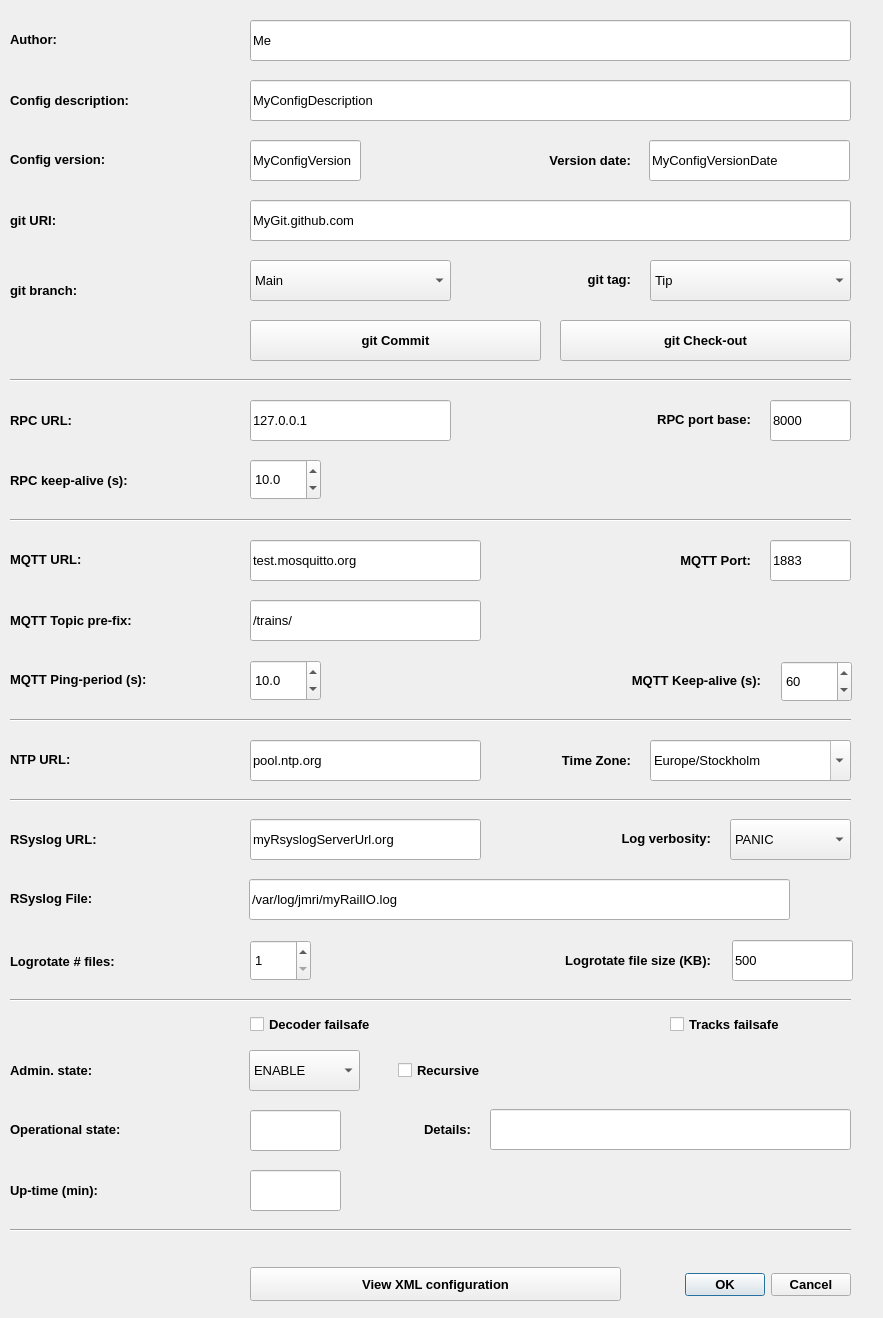
<?xml version="1.0" encoding="UTF-8"?>
<ui version="4.0">
 <class>genJMRServerDialog</class>
 <widget class="QDialog" name="genJMRServerDialog">
  <property name="windowModality">
   <enum>Qt::NonModal</enum>
  </property>
  <property name="geometry">
   <rect>
    <x>0</x>
    <y>0</y>
    <width>883</width>
    <height>1318</height>
   </rect>
  </property>
  <property name="focusPolicy">
   <enum>Qt::StrongFocus</enum>
  </property>
  <property name="windowTitle">
   <string>MyRailIO server</string>
  </property>
  <property name="windowIcon">
   <iconset>
    <normaloff>../icons/server.png</normaloff>../icons/server.png</iconset>
  </property>
  <widget class="QLabel" name="authorLabel">
   <property name="geometry">
    <rect>
     <x>10</x>
     <y>19</y>
     <width>211</width>
     <height>41</height>
    </rect>
   </property>
   <property name="font">
    <font>
     <pointsize>10</pointsize>
     <weight>75</weight>
     <bold>true</bold>
    </font>
   </property>
   <property name="whatsThis">
    <string>&lt;html&gt;&lt;head/&gt;&lt;body&gt;&lt;p&gt;&lt;span style=&quot; font-weight:400;&quot;&gt;MyRailIO configuration author&lt;/span&gt;&lt;/p&gt;&lt;/body&gt;&lt;/html&gt;</string>
   </property>
   <property name="text">
    <string>Author:</string>
   </property>
  </widget>
  <widget class="QLabel" name="descriptionLabel">
   <property name="geometry">
    <rect>
     <x>10</x>
     <y>80</y>
     <width>211</width>
     <height>41</height>
    </rect>
   </property>
   <property name="font">
    <font>
     <pointsize>10</pointsize>
     <weight>75</weight>
     <bold>true</bold>
    </font>
   </property>
   <property name="whatsThis">
    <string>&lt;html&gt;&lt;head/&gt;&lt;body&gt;&lt;p&gt;&lt;span style=&quot; font-weight:400;&quot;&gt;MyRailIO configuration description&lt;/span&gt;&lt;/p&gt;&lt;/body&gt;&lt;/html&gt;</string>
   </property>
   <property name="text">
    <string>Config description:</string>
   </property>
  </widget>
  <widget class="QLabel" name="versionLabel">
   <property name="geometry">
    <rect>
     <x>10</x>
     <y>139</y>
     <width>211</width>
     <height>41</height>
    </rect>
   </property>
   <property name="font">
    <font>
     <pointsize>10</pointsize>
     <weight>75</weight>
     <bold>true</bold>
    </font>
   </property>
   <property name="whatsThis">
    <string>&lt;html&gt;&lt;head/&gt;&lt;body&gt;&lt;p&gt;Configuration version - also used as part of a git commit message&lt;/p&gt;&lt;/body&gt;&lt;/html&gt;</string>
   </property>
   <property name="text">
    <string>Config version:</string>
   </property>
  </widget>
  <widget class="QLabel" name="ntpUrlLabel">
   <property name="geometry">
    <rect>
     <x>10</x>
     <y>739</y>
     <width>171</width>
     <height>41</height>
    </rect>
   </property>
   <property name="font">
    <font>
     <pointsize>10</pointsize>
     <weight>75</weight>
     <bold>true</bold>
    </font>
   </property>
   <property name="whatsThis">
    <string>&lt;html&gt;&lt;head/&gt;&lt;body&gt;&lt;p&gt;MyRailIO NTP server URL&lt;/p&gt;&lt;/body&gt;&lt;/html&gt;</string>
   </property>
   <property name="text">
    <string>NTP URL:</string>
   </property>
  </widget>
  <widget class="QLabel" name="timeZoneLabel">
   <property name="geometry">
    <rect>
     <x>490</x>
     <y>740</y>
     <width>141</width>
     <height>41</height>
    </rect>
   </property>
   <property name="font">
    <font>
     <pointsize>10</pointsize>
     <weight>75</weight>
     <bold>true</bold>
    </font>
   </property>
   <property name="whatsThis">
    <string>&lt;html&gt;&lt;head/&gt;&lt;body&gt;&lt;p&gt;&lt;span style=&quot; font-weight:400;&quot;&gt;MyRailIO Time Zone&lt;/span&gt;&lt;/p&gt;&lt;/body&gt;&lt;/html&gt;</string>
   </property>
   <property name="text">
    <string>Time Zone:</string>
   </property>
   <property name="alignment">
    <set>Qt::AlignRight|Qt::AlignTrailing|Qt::AlignVCenter</set>
   </property>
  </widget>
  <widget class="QLabel" name="rsyslogUrlLabel">
   <property name="geometry">
    <rect>
     <x>10</x>
     <y>819</y>
     <width>211</width>
     <height>41</height>
    </rect>
   </property>
   <property name="font">
    <font>
     <pointsize>10</pointsize>
     <weight>75</weight>
     <bold>true</bold>
    </font>
   </property>
   <property name="whatsThis">
    <string>&lt;html&gt;&lt;head/&gt;&lt;body&gt;&lt;p&gt;MyRailIO RSyslog server URL&lt;/p&gt;&lt;/body&gt;&lt;/html&gt;</string>
   </property>
   <property name="text">
    <string>RSyslog URL:</string>
   </property>
  </widget>
  <widget class="QLabel" name="mqttPinPeriodLabel">
   <property name="geometry">
    <rect>
     <x>10</x>
     <y>659</y>
     <width>231</width>
     <height>41</height>
    </rect>
   </property>
   <property name="font">
    <font>
     <pointsize>10</pointsize>
     <weight>75</weight>
     <bold>true</bold>
    </font>
   </property>
   <property name="whatsThis">
    <string>&lt;html&gt;&lt;head/&gt;&lt;body&gt;&lt;p&gt;MyRailIO MQTT end to end Ping supervision period (supervision of decoders and satellites)&lt;/p&gt;&lt;/body&gt;&lt;/html&gt;</string>
   </property>
   <property name="text">
    <string>MQTT Ping-period (s):</string>
   </property>
  </widget>
  <widget class="QLabel" name="dateLabel">
   <property name="geometry">
    <rect>
     <x>370</x>
     <y>140</y>
     <width>261</width>
     <height>41</height>
    </rect>
   </property>
   <property name="font">
    <font>
     <pointsize>10</pointsize>
     <weight>75</weight>
     <bold>true</bold>
    </font>
   </property>
   <property name="whatsThis">
    <string>&lt;html&gt;&lt;head/&gt;&lt;body&gt;&lt;p&gt;Configuration date - also used as part of a git commit message&lt;/p&gt;&lt;/body&gt;&lt;/html&gt;</string>
   </property>
   <property name="text">
    <string>Version date:</string>
   </property>
   <property name="alignment">
    <set>Qt::AlignRight|Qt::AlignTrailing|Qt::AlignVCenter</set>
   </property>
  </widget>
  <widget class="QLineEdit" name="authorLineEdit">
   <property name="geometry">
    <rect>
     <x>250</x>
     <y>20</y>
     <width>601</width>
     <height>41</height>
    </rect>
   </property>
   <property name="font">
    <font>
     <pointsize>10</pointsize>
    </font>
   </property>
   <property name="toolTip">
    <string/>
   </property>
   <property name="toolTipDuration">
    <number>10</number>
   </property>
   <property name="whatsThis">
    <string>&lt;html&gt;&lt;head/&gt;&lt;body&gt;&lt;p&gt;Configuration author - also used as part of a git commit message&lt;/p&gt;&lt;/body&gt;&lt;/html&gt;</string>
   </property>
   <property name="text">
    <string>Me</string>
   </property>
  </widget>
  <widget class="QLineEdit" name="descriptionLineEdit">
   <property name="geometry">
    <rect>
     <x>250</x>
     <y>80</y>
     <width>601</width>
     <height>41</height>
    </rect>
   </property>
   <property name="font">
    <font>
     <pointsize>10</pointsize>
    </font>
   </property>
   <property name="toolTip">
    <string/>
   </property>
   <property name="toolTipDuration">
    <number>10</number>
   </property>
   <property name="whatsThis">
    <string>&lt;html&gt;&lt;head/&gt;&lt;body&gt;&lt;p&gt;Configuration description - also used as part of a git commit message&lt;/p&gt;&lt;/body&gt;&lt;/html&gt;</string>
   </property>
   <property name="text">
    <string>MyConfigDescription</string>
   </property>
  </widget>
  <widget class="QLineEdit" name="versionLineEdit">
   <property name="geometry">
    <rect>
     <x>250</x>
     <y>140</y>
     <width>111</width>
     <height>41</height>
    </rect>
   </property>
   <property name="font">
    <font>
     <pointsize>10</pointsize>
    </font>
   </property>
   <property name="toolTip">
    <string>&lt;html&gt;&lt;head/&gt;&lt;body&gt;&lt;p&gt;Configuration version - also used as part of a git commit message&lt;/p&gt;&lt;/body&gt;&lt;/html&gt;</string>
   </property>
   <property name="toolTipDuration">
    <number>10</number>
   </property>
   <property name="whatsThis">
    <string>&lt;html&gt;&lt;head/&gt;&lt;body&gt;&lt;p&gt;Configuration version - also used as part of a git commit message&lt;/p&gt;&lt;/body&gt;&lt;/html&gt;</string>
   </property>
   <property name="text">
    <string>MyConfigVersion</string>
   </property>
  </widget>
  <widget class="QLineEdit" name="dateLineEdit">
   <property name="geometry">
    <rect>
     <x>649</x>
     <y>140</y>
     <width>201</width>
     <height>41</height>
    </rect>
   </property>
   <property name="font">
    <font>
     <pointsize>10</pointsize>
    </font>
   </property>
   <property name="toolTip">
    <string/>
   </property>
   <property name="toolTipDuration">
    <number>10</number>
   </property>
   <property name="whatsThis">
    <string>&lt;html&gt;&lt;head/&gt;&lt;body&gt;&lt;p&gt;Configuration date - also used as part of a git commit message&lt;/p&gt;&lt;/body&gt;&lt;/html&gt;</string>
   </property>
   <property name="text">
    <string>MyConfigVersionDate</string>
   </property>
  </widget>
  <widget class="QLineEdit" name="ntpLineEdit">
   <property name="geometry">
    <rect>
     <x>250</x>
     <y>740</y>
     <width>231</width>
     <height>41</height>
    </rect>
   </property>
   <property name="font">
    <font>
     <pointsize>10</pointsize>
    </font>
   </property>
   <property name="toolTip">
    <string>NTP server URL</string>
   </property>
   <property name="toolTipDuration">
    <number>10</number>
   </property>
   <property name="whatsThis">
    <string>&lt;html&gt;&lt;head/&gt;&lt;body&gt;&lt;p&gt;MyRailIO NTP server URL&lt;/p&gt;&lt;/body&gt;&lt;/html&gt;</string>
   </property>
   <property name="text">
    <string>pool.ntp.org</string>
   </property>
  </widget>
  <widget class="QLineEdit" name="rsyslogUrlLineEdit">
   <property name="geometry">
    <rect>
     <x>250</x>
     <y>819</y>
     <width>231</width>
     <height>41</height>
    </rect>
   </property>
   <property name="font">
    <font>
     <pointsize>10</pointsize>
    </font>
   </property>
   <property name="toolTip">
    <string/>
   </property>
   <property name="toolTipDuration">
    <number>10</number>
   </property>
   <property name="whatsThis">
    <string>&lt;html&gt;&lt;head/&gt;&lt;body&gt;&lt;p&gt;MyRailIO RSyslog server URL&lt;/p&gt;&lt;/body&gt;&lt;/html&gt;</string>
   </property>
   <property name="text">
    <string>myRsyslogServerUrl.org</string>
   </property>
  </widget>
  <widget class="QCheckBox" name="decoderFailSafeCheckBox">
   <property name="geometry">
    <rect>
     <x>250</x>
     <y>1004</y>
     <width>251</width>
     <height>41</height>
    </rect>
   </property>
   <property name="font">
    <font>
     <pointsize>10</pointsize>
     <weight>75</weight>
     <bold>true</bold>
    </font>
   </property>
   <property name="toolTip">
    <string/>
   </property>
   <property name="toolTipDuration">
    <number>10</number>
   </property>
   <property name="whatsThis">
    <string>&lt;html&gt;&lt;head/&gt;&lt;body&gt;&lt;p&gt;Set all decoders- and decoder's objects in fail-safe if an error exists - no matter where in the object hierarchy the error resides&lt;/p&gt;&lt;/body&gt;&lt;/html&gt;</string>
   </property>
   <property name="text">
    <string>Decoder failsafe</string>
   </property>
  </widget>
  <widget class="QCheckBox" name="trackFailSafeCheckBox">
   <property name="geometry">
    <rect>
     <x>670</x>
     <y>1004</y>
     <width>191</width>
     <height>41</height>
    </rect>
   </property>
   <property name="font">
    <font>
     <pointsize>10</pointsize>
     <weight>75</weight>
     <bold>true</bold>
    </font>
   </property>
   <property name="toolTip">
    <string/>
   </property>
   <property name="toolTipDuration">
    <number>10</number>
   </property>
   <property name="whatsThis">
    <string>&lt;html&gt;&lt;head/&gt;&lt;body&gt;&lt;p&gt;Turnoff track power if an error exist - no matter where in the object hierarchy the error resides&lt;/p&gt;&lt;/body&gt;&lt;/html&gt;</string>
   </property>
   <property name="text">
    <string>Tracks failsafe</string>
   </property>
  </widget>
  <widget class="QComboBox" name="logVerbosityComboBox">
   <property name="geometry">
    <rect>
     <x>730</x>
     <y>819</y>
     <width>121</width>
     <height>41</height>
    </rect>
   </property>
   <property name="font">
    <font>
     <pointsize>10</pointsize>
    </font>
   </property>
   <property name="toolTip">
    <string/>
   </property>
   <property name="toolTipDuration">
    <number>10</number>
   </property>
   <property name="whatsThis">
    <string>&lt;html&gt;&lt;head/&gt;&lt;body&gt;&lt;p&gt;&lt;span style=&quot; font-weight:400;&quot;&gt;MyRailIO Log verbosity&lt;/span&gt;&lt;/p&gt;&lt;/body&gt;&lt;/html&gt;</string>
   </property>
   <item>
    <property name="text">
     <string>PANIC</string>
    </property>
   </item>
   <item>
    <property name="text">
     <string>ERROR</string>
    </property>
   </item>
   <item>
    <property name="text">
     <string>INFO</string>
    </property>
   </item>
   <item>
    <property name="text">
     <string>TERSE</string>
    </property>
   </item>
   <item>
    <property name="text">
     <string>VERBOSE</string>
    </property>
   </item>
  </widget>
  <widget class="QLabel" name="logVerbosityLabel">
   <property name="geometry">
    <rect>
     <x>550</x>
     <y>818</y>
     <width>161</width>
     <height>41</height>
    </rect>
   </property>
   <property name="font">
    <font>
     <pointsize>10</pointsize>
     <weight>75</weight>
     <bold>true</bold>
    </font>
   </property>
   <property name="whatsThis">
    <string>&lt;html&gt;&lt;head/&gt;&lt;body&gt;&lt;p&gt;&lt;span style=&quot; font-weight:400;&quot;&gt;MyRailIO Log verbosity&lt;/span&gt;&lt;/p&gt;&lt;/body&gt;&lt;/html&gt;</string>
   </property>
   <property name="text">
    <string>Log verbosity:</string>
   </property>
   <property name="alignment">
    <set>Qt::AlignRight|Qt::AlignTrailing|Qt::AlignVCenter</set>
   </property>
  </widget>
  <widget class="QPushButton" name="gitCiPushButton">
   <property name="geometry">
    <rect>
     <x>250</x>
     <y>320</y>
     <width>291</width>
     <height>41</height>
    </rect>
   </property>
   <property name="font">
    <font>
     <pointsize>10</pointsize>
     <weight>75</weight>
     <bold>true</bold>
    </font>
   </property>
   <property name="toolTip">
    <string/>
   </property>
   <property name="toolTipDuration">
    <number>10</number>
   </property>
   <property name="whatsThis">
    <string>&lt;html&gt;&lt;head/&gt;&lt;body&gt;&lt;p&gt;git commit changes.&lt;/p&gt;&lt;/body&gt;&lt;/html&gt;</string>
   </property>
   <property name="text">
    <string>git Commit</string>
   </property>
  </widget>
  <widget class="QDialogButtonBox" name="confirmButtonBox">
   <property name="geometry">
    <rect>
     <x>680</x>
     <y>1269</y>
     <width>171</width>
     <height>31</height>
    </rect>
   </property>
   <property name="font">
    <font>
     <pointsize>10</pointsize>
     <weight>75</weight>
     <bold>true</bold>
    </font>
   </property>
   <property name="toolTip">
    <string/>
   </property>
   <property name="toolTipDuration">
    <number>10</number>
   </property>
   <property name="statusTip">
    <string/>
   </property>
   <property name="whatsThis">
    <string>&lt;html&gt;&lt;head/&gt;&lt;body&gt;&lt;p&gt;Accept and deploy configuration changes / or reject them&lt;/p&gt;&lt;/body&gt;&lt;/html&gt;</string>
   </property>
   <property name="standardButtons">
    <set>QDialogButtonBox::Cancel|QDialogButtonBox::Ok</set>
   </property>
  </widget>
  <widget class="QLabel" name="adminStateLabel">
   <property name="geometry">
    <rect>
     <x>10</x>
     <y>1050</y>
     <width>231</width>
     <height>41</height>
    </rect>
   </property>
   <property name="font">
    <font>
     <pointsize>10</pointsize>
     <weight>75</weight>
     <bold>true</bold>
    </font>
   </property>
   <property name="whatsThis">
    <string>&lt;html&gt;&lt;head/&gt;&lt;body&gt;&lt;p&gt;&lt;span style=&quot; font-weight:400;&quot;&gt;MyRailIO server administrative state [ENABLE | DISABLE]&lt;/span&gt;&lt;/p&gt;&lt;/body&gt;&lt;/html&gt;</string>
   </property>
   <property name="text">
    <string>Admin. state:</string>
   </property>
   <property name="alignment">
    <set>Qt::AlignLeading|Qt::AlignLeft|Qt::AlignVCenter</set>
   </property>
   <property name="wordWrap">
    <bool>true</bool>
   </property>
  </widget>
  <widget class="QComboBox" name="adminStateComboBox">
   <property name="geometry">
    <rect>
     <x>249</x>
     <y>1050</y>
     <width>111</width>
     <height>41</height>
    </rect>
   </property>
   <property name="font">
    <font>
     <pointsize>10</pointsize>
    </font>
   </property>
   <property name="toolTip">
    <string/>
   </property>
   <property name="toolTipDuration">
    <number>10</number>
   </property>
   <property name="whatsThis">
    <string>&lt;html&gt;&lt;head/&gt;&lt;body&gt;&lt;p&gt;&lt;span style=&quot; font-weight:400;&quot;&gt;MyRailIO server administrative state [ENABLE | DISABLE]&lt;/span&gt;&lt;/p&gt;&lt;/body&gt;&lt;/html&gt;</string>
   </property>
   <item>
    <property name="text">
     <string>ENABLE</string>
    </property>
   </item>
   <item>
    <property name="text">
     <string>DISABLE</string>
    </property>
   </item>
  </widget>
  <widget class="QCheckBox" name="adminStateForceCheckBox">
   <property name="geometry">
    <rect>
     <x>398</x>
     <y>1050</y>
     <width>181</width>
     <height>41</height>
    </rect>
   </property>
   <property name="font">
    <font>
     <pointsize>10</pointsize>
     <weight>75</weight>
     <bold>true</bold>
    </font>
   </property>
   <property name="toolTip">
    <string/>
   </property>
   <property name="toolTipDuration">
    <number>10</number>
   </property>
   <property name="whatsThis">
    <string>If you want to avoid manually “ENABLE” all parents, or “DISABLE” all children you may use the “recursive” version of “ENABLE”/”DISABLE” in which case the server does it for you.</string>
   </property>
   <property name="text">
    <string>Recursive</string>
   </property>
  </widget>
  <widget class="QLabel" name="operationalStateDetailLabel">
   <property name="geometry">
    <rect>
     <x>350</x>
     <y>1109</y>
     <width>121</width>
     <height>41</height>
    </rect>
   </property>
   <property name="font">
    <font>
     <pointsize>10</pointsize>
     <weight>75</weight>
     <bold>true</bold>
    </font>
   </property>
   <property name="whatsThis">
    <string>&lt;html&gt;&lt;head/&gt;&lt;body&gt;&lt;p&gt;&lt;span style=&quot; font-weight:400;&quot;&gt;MyRailIO server detailed operational state [INIT | DISABLE | CBL | ERRSEC | FAIL]&lt;/span&gt;&lt;/p&gt;&lt;/body&gt;&lt;/html&gt;</string>
   </property>
   <property name="text">
    <string>Details:</string>
   </property>
   <property name="alignment">
    <set>Qt::AlignRight|Qt::AlignTrailing|Qt::AlignVCenter</set>
   </property>
  </widget>
  <widget class="QLabel" name="operationalStateLabel">
   <property name="geometry">
    <rect>
     <x>10</x>
     <y>1109</y>
     <width>231</width>
     <height>41</height>
    </rect>
   </property>
   <property name="font">
    <font>
     <pointsize>10</pointsize>
     <weight>75</weight>
     <bold>true</bold>
    </font>
   </property>
   <property name="whatsThis">
    <string>&lt;html&gt;&lt;head/&gt;&lt;body&gt;&lt;p&gt;MyRailIO server operational state sumary [AVAIL | UNAVAIL]&lt;/p&gt;&lt;/body&gt;&lt;/html&gt;</string>
   </property>
   <property name="text">
    <string>Operational state:</string>
   </property>
   <property name="wordWrap">
    <bool>true</bool>
   </property>
  </widget>
  <widget class="QLineEdit" name="opStateSummaryLineEdit">
   <property name="geometry">
    <rect>
     <x>250</x>
     <y>1110</y>
     <width>91</width>
     <height>41</height>
    </rect>
   </property>
   <property name="font">
    <font>
     <pointsize>10</pointsize>
    </font>
   </property>
   <property name="toolTip">
    <string>Summary of the top-level operational state</string>
   </property>
   <property name="toolTipDuration">
    <number>10</number>
   </property>
   <property name="whatsThis">
    <string>&lt;html&gt;&lt;head/&gt;&lt;body&gt;&lt;p&gt;MyRailIO server operational state sumary [AVAIL | UNAVAIL]&lt;/p&gt;&lt;/body&gt;&lt;/html&gt;</string>
   </property>
   <property name="text">
    <string/>
   </property>
   <property name="readOnly">
    <bool>true</bool>
   </property>
  </widget>
  <widget class="QLineEdit" name="opStateDetailLineEdit">
   <property name="geometry">
    <rect>
     <x>490</x>
     <y>1109</y>
     <width>361</width>
     <height>41</height>
    </rect>
   </property>
   <property name="font">
    <font>
     <pointsize>10</pointsize>
    </font>
   </property>
   <property name="toolTip">
    <string/>
   </property>
   <property name="toolTipDuration">
    <number>10</number>
   </property>
   <property name="whatsThis">
    <string>&lt;html&gt;&lt;head/&gt;&lt;body&gt;&lt;p&gt;&lt;span style=&quot; font-weight:400;&quot;&gt;MyRailIO server detailed operational state [INIT | DISABLE | CBL | ERRSEC | FAIL]&lt;/span&gt;&lt;/p&gt;&lt;/body&gt;&lt;/html&gt;</string>
   </property>
   <property name="text">
    <string/>
   </property>
   <property name="readOnly">
    <bool>true</bool>
   </property>
  </widget>
  <widget class="QPushButton" name="gitCoPushButton">
   <property name="geometry">
    <rect>
     <x>560</x>
     <y>320</y>
     <width>291</width>
     <height>41</height>
    </rect>
   </property>
   <property name="font">
    <font>
     <pointsize>10</pointsize>
     <weight>75</weight>
     <bold>true</bold>
    </font>
   </property>
   <property name="toolTip">
    <string/>
   </property>
   <property name="toolTipDuration">
    <number>-10</number>
   </property>
   <property name="whatsThis">
    <string>&lt;html&gt;&lt;head/&gt;&lt;body&gt;&lt;p&gt;Check-out a configuration from git&lt;/p&gt;&lt;/body&gt;&lt;/html&gt;</string>
   </property>
   <property name="text">
    <string>git Check-out</string>
   </property>
  </widget>
  <widget class="Line" name="line_2">
   <property name="geometry">
    <rect>
     <x>10</x>
     <y>370</y>
     <width>841</width>
     <height>20</height>
    </rect>
   </property>
   <property name="orientation">
    <enum>Qt::Horizontal</enum>
   </property>
  </widget>
  <widget class="Line" name="line_3">
   <property name="geometry">
    <rect>
     <x>10</x>
     <y>790</y>
     <width>841</width>
     <height>20</height>
    </rect>
   </property>
   <property name="orientation">
    <enum>Qt::Horizontal</enum>
   </property>
  </widget>
  <widget class="QLineEdit" name="upTimeLineEdit">
   <property name="geometry">
    <rect>
     <x>250</x>
     <y>1170</y>
     <width>91</width>
     <height>41</height>
    </rect>
   </property>
   <property name="font">
    <font>
     <pointsize>10</pointsize>
    </font>
   </property>
   <property name="toolTip">
    <string/>
   </property>
   <property name="toolTipDuration">
    <number>10</number>
   </property>
   <property name="whatsThis">
    <string>&lt;html&gt;&lt;head/&gt;&lt;body&gt;&lt;p&gt;MyRailIO server uptime - time sinse topDecoder became available&lt;/p&gt;&lt;/body&gt;&lt;/html&gt;</string>
   </property>
   <property name="text">
    <string/>
   </property>
   <property name="readOnly">
    <bool>true</bool>
   </property>
  </widget>
  <widget class="QLabel" name="upTimeLabel">
   <property name="geometry">
    <rect>
     <x>10</x>
     <y>1170</y>
     <width>241</width>
     <height>41</height>
    </rect>
   </property>
   <property name="font">
    <font>
     <pointsize>10</pointsize>
     <weight>75</weight>
     <bold>true</bold>
    </font>
   </property>
   <property name="whatsThis">
    <string>&lt;html&gt;&lt;head/&gt;&lt;body&gt;&lt;p&gt;MyRailIO server uptime - time sinse topDecoder became available&lt;/p&gt;&lt;/body&gt;&lt;/html&gt;</string>
   </property>
   <property name="text">
    <string>Up-time (min):</string>
   </property>
  </widget>
  <widget class="QLabel" name="rpcKeepAliveLabel">
   <property name="geometry">
    <rect>
     <x>10</x>
     <y>460</y>
     <width>211</width>
     <height>41</height>
    </rect>
   </property>
   <property name="font">
    <font>
     <pointsize>10</pointsize>
     <weight>75</weight>
     <bold>true</bold>
    </font>
   </property>
   <property name="whatsThis">
    <string>&lt;html&gt;&lt;head/&gt;&lt;body&gt;&lt;p&gt;MyRailIO RPC Supervision period (supervision of RPC between Tran controller and MyRailIO server)&lt;/p&gt;&lt;/body&gt;&lt;/html&gt;</string>
   </property>
   <property name="text">
    <string>RPC keep-alive (s):</string>
   </property>
  </widget>
  <widget class="QPushButton" name="genConfigPushButton">
   <property name="geometry">
    <rect>
     <x>250</x>
     <y>1267</y>
     <width>371</width>
     <height>34</height>
    </rect>
   </property>
   <property name="font">
    <font>
     <pointsize>10</pointsize>
     <weight>75</weight>
     <bold>true</bold>
    </font>
   </property>
   <property name="focusPolicy">
    <enum>Qt::StrongFocus</enum>
   </property>
   <property name="toolTip">
    <string/>
   </property>
   <property name="toolTipDuration">
    <number>10</number>
   </property>
   <property name="whatsThis">
    <string>&lt;html&gt;&lt;head/&gt;&lt;body&gt;&lt;p&gt;Re generate the current configuration to XML for viewing&lt;/p&gt;&lt;/body&gt;&lt;/html&gt;</string>
   </property>
   <property name="styleSheet">
    <string notr="true"/>
   </property>
   <property name="text">
    <string>View XML configuration</string>
   </property>
  </widget>
  <widget class="QDoubleSpinBox" name="DecoderPingPeriodDoubleSpinBox">
   <property name="geometry">
    <rect>
     <x>250</x>
     <y>660</y>
     <width>71</width>
     <height>41</height>
    </rect>
   </property>
   <property name="font">
    <font>
     <pointsize>10</pointsize>
    </font>
   </property>
   <property name="toolTip">
    <string/>
   </property>
   <property name="toolTipDuration">
    <number>10</number>
   </property>
   <property name="whatsThis">
    <string>&lt;html&gt;&lt;head/&gt;&lt;body&gt;&lt;p&gt;MyRailIO MQTT end to end Ping supervision period (supervision of decoders and satellites)&lt;/p&gt;&lt;/body&gt;&lt;/html&gt;</string>
   </property>
   <property name="decimals">
    <number>1</number>
   </property>
   <property name="minimum">
    <double>1.000000000000000</double>
   </property>
   <property name="value">
    <double>10.000000000000000</double>
   </property>
  </widget>
  <widget class="QDoubleSpinBox" name="JMRIRpcKeepalivePeriodDoubleSpinBox">
   <property name="geometry">
    <rect>
     <x>250</x>
     <y>459</y>
     <width>71</width>
     <height>41</height>
    </rect>
   </property>
   <property name="font">
    <font>
     <pointsize>10</pointsize>
    </font>
   </property>
   <property name="toolTip">
    <string/>
   </property>
   <property name="toolTipDuration">
    <number>10</number>
   </property>
   <property name="whatsThis">
    <string>&lt;html&gt;&lt;head/&gt;&lt;body&gt;&lt;p&gt;MyRailIO RPC Supervision period (supervision of RPC between Tran controller and MyRailIO server)&lt;/p&gt;&lt;/body&gt;&lt;/html&gt;</string>
   </property>
   <property name="decimals">
    <number>1</number>
   </property>
   <property name="minimum">
    <double>1.000000000000000</double>
   </property>
   <property name="value">
    <double>10.000000000000000</double>
   </property>
  </widget>
  <widget class="QLineEdit" name="MQTT_TOPIC_PREFIX_LineEdit">
   <property name="geometry">
    <rect>
     <x>250</x>
     <y>600</y>
     <width>231</width>
     <height>41</height>
    </rect>
   </property>
   <property name="font">
    <font>
     <pointsize>10</pointsize>
    </font>
   </property>
   <property name="toolTip">
    <string/>
   </property>
   <property name="toolTipDuration">
    <number>10</number>
   </property>
   <property name="statusTip">
    <string/>
   </property>
   <property name="whatsThis">
    <string>&lt;html&gt;&lt;head/&gt;&lt;body&gt;&lt;p&gt;MyRailIO MQTT Topic pre-fix&lt;/p&gt;&lt;/body&gt;&lt;/html&gt;</string>
   </property>
   <property name="text">
    <string>/trains/</string>
   </property>
   <property name="maxLength">
    <number>500</number>
   </property>
   <property name="clearButtonEnabled">
    <bool>false</bool>
   </property>
  </widget>
  <widget class="QLineEdit" name="RPC_URI_LineEdit">
   <property name="geometry">
    <rect>
     <x>250</x>
     <y>400</y>
     <width>201</width>
     <height>41</height>
    </rect>
   </property>
   <property name="font">
    <font>
     <pointsize>10</pointsize>
    </font>
   </property>
   <property name="toolTip">
    <string>JMRI RPC URI</string>
   </property>
   <property name="toolTipDuration">
    <number>10</number>
   </property>
   <property name="whatsThis">
    <string>&lt;html&gt;&lt;head/&gt;&lt;body&gt;&lt;p&gt;JMRI RPC URI&lt;/p&gt;&lt;/body&gt;&lt;/html&gt;</string>
   </property>
   <property name="text">
    <string>127.0.0.1</string>
   </property>
  </widget>
  <widget class="QLabel" name="mqttPortLabel">
   <property name="geometry">
    <rect>
     <x>490</x>
     <y>540</y>
     <width>261</width>
     <height>41</height>
    </rect>
   </property>
   <property name="font">
    <font>
     <pointsize>10</pointsize>
     <weight>75</weight>
     <bold>true</bold>
    </font>
   </property>
   <property name="whatsThis">
    <string>&lt;html&gt;&lt;head/&gt;&lt;body&gt;&lt;p&gt;MyRailIO MQTT broker port&lt;/p&gt;&lt;/body&gt;&lt;/html&gt;</string>
   </property>
   <property name="text">
    <string>MQTT Port:</string>
   </property>
   <property name="alignment">
    <set>Qt::AlignRight|Qt::AlignTrailing|Qt::AlignVCenter</set>
   </property>
  </widget>
  <widget class="QLineEdit" name="RPC_Port_LineEdit">
   <property name="geometry">
    <rect>
     <x>770</x>
     <y>400</y>
     <width>81</width>
     <height>41</height>
    </rect>
   </property>
   <property name="font">
    <font>
     <pointsize>10</pointsize>
    </font>
   </property>
   <property name="toolTip">
    <string/>
   </property>
   <property name="toolTipDuration">
    <number>10</number>
   </property>
   <property name="whatsThis">
    <string>&lt;html&gt;&lt;head/&gt;&lt;body&gt;&lt;p&gt;JMRI RPC port base - several ports will be used following this one&lt;/p&gt;&lt;/body&gt;&lt;/html&gt;</string>
   </property>
   <property name="text">
    <string>8000</string>
   </property>
   <property name="maxLength">
    <number>5</number>
   </property>
   <property name="clearButtonEnabled">
    <bool>false</bool>
   </property>
  </widget>
  <widget class="QLineEdit" name="MQTT_Port_LineEdit">
   <property name="geometry">
    <rect>
     <x>770</x>
     <y>540</y>
     <width>81</width>
     <height>41</height>
    </rect>
   </property>
   <property name="font">
    <font>
     <pointsize>10</pointsize>
    </font>
   </property>
   <property name="toolTip">
    <string/>
   </property>
   <property name="toolTipDuration">
    <number>10</number>
   </property>
   <property name="whatsThis">
    <string>&lt;html&gt;&lt;head/&gt;&lt;body&gt;&lt;p&gt;MyRailIO MQTT broker port&lt;/p&gt;&lt;/body&gt;&lt;/html&gt;</string>
   </property>
   <property name="text">
    <string>1883</string>
   </property>
   <property name="maxLength">
    <number>5</number>
   </property>
   <property name="clearButtonEnabled">
    <bool>false</bool>
   </property>
  </widget>
  <widget class="QLabel" name="mqttUrlLabel">
   <property name="geometry">
    <rect>
     <x>10</x>
     <y>539</y>
     <width>211</width>
     <height>41</height>
    </rect>
   </property>
   <property name="font">
    <font>
     <pointsize>10</pointsize>
     <weight>75</weight>
     <bold>true</bold>
    </font>
   </property>
   <property name="whatsThis">
    <string>&lt;html&gt;&lt;head/&gt;&lt;body&gt;&lt;p&gt;MyRailIO MQTT broker URL&lt;/p&gt;&lt;/body&gt;&lt;/html&gt;</string>
   </property>
   <property name="text">
    <string>MQTT URL:</string>
   </property>
  </widget>
  <widget class="Line" name="line_4">
   <property name="geometry">
    <rect>
     <x>10</x>
     <y>710</y>
     <width>841</width>
     <height>20</height>
    </rect>
   </property>
   <property name="orientation">
    <enum>Qt::Horizontal</enum>
   </property>
  </widget>
  <widget class="QLabel" name="rpcUrlLabel">
   <property name="geometry">
    <rect>
     <x>10</x>
     <y>400</y>
     <width>211</width>
     <height>41</height>
    </rect>
   </property>
   <property name="font">
    <font>
     <pointsize>10</pointsize>
     <weight>75</weight>
     <bold>true</bold>
    </font>
   </property>
   <property name="whatsThis">
    <string>&lt;html&gt;&lt;head/&gt;&lt;body&gt;&lt;p&gt;JMRI RPC URI&lt;/p&gt;&lt;/body&gt;&lt;/html&gt;</string>
   </property>
   <property name="text">
    <string>RPC URL:</string>
   </property>
  </widget>
  <widget class="Line" name="line_5">
   <property name="geometry">
    <rect>
     <x>10</x>
     <y>510</y>
     <width>841</width>
     <height>20</height>
    </rect>
   </property>
   <property name="orientation">
    <enum>Qt::Horizontal</enum>
   </property>
  </widget>
  <widget class="QLineEdit" name="MQTT_URI_LineEdit">
   <property name="geometry">
    <rect>
     <x>250</x>
     <y>540</y>
     <width>231</width>
     <height>41</height>
    </rect>
   </property>
   <property name="font">
    <font>
     <pointsize>10</pointsize>
    </font>
   </property>
   <property name="toolTip">
    <string/>
   </property>
   <property name="toolTipDuration">
    <number>10</number>
   </property>
   <property name="whatsThis">
    <string>&lt;html&gt;&lt;head/&gt;&lt;body&gt;&lt;p&gt;MyRailIO MQTT broker URL&lt;/p&gt;&lt;/body&gt;&lt;/html&gt;</string>
   </property>
   <property name="text">
    <string>test.mosquitto.org</string>
   </property>
  </widget>
  <widget class="QLabel" name="mqttTopicLabel">
   <property name="geometry">
    <rect>
     <x>10</x>
     <y>600</y>
     <width>211</width>
     <height>41</height>
    </rect>
   </property>
   <property name="font">
    <font>
     <pointsize>10</pointsize>
     <weight>75</weight>
     <bold>true</bold>
    </font>
   </property>
   <property name="whatsThis">
    <string>&lt;html&gt;&lt;head/&gt;&lt;body&gt;&lt;p&gt;MyRailIO MQTT Topic pre-fix&lt;/p&gt;&lt;/body&gt;&lt;/html&gt;</string>
   </property>
   <property name="text">
    <string>MQTT Topic pre-fix:</string>
   </property>
  </widget>
  <widget class="QLabel" name="rpcPortLabel">
   <property name="geometry">
    <rect>
     <x>470</x>
     <y>399</y>
     <width>281</width>
     <height>41</height>
    </rect>
   </property>
   <property name="font">
    <font>
     <pointsize>10</pointsize>
     <weight>75</weight>
     <bold>true</bold>
    </font>
   </property>
   <property name="whatsThis">
    <string>&lt;html&gt;&lt;head/&gt;&lt;body&gt;&lt;p&gt;JMRI RPC port base - several ports will be used following this one&lt;/p&gt;&lt;/body&gt;&lt;/html&gt;</string>
   </property>
   <property name="text">
    <string>RPC port base:</string>
   </property>
   <property name="alignment">
    <set>Qt::AlignRight|Qt::AlignTrailing|Qt::AlignVCenter</set>
   </property>
  </widget>
  <widget class="QDoubleSpinBox" name="DecoderKeepAlivePeriodDoubleSpinBox">
   <property name="geometry">
    <rect>
     <x>781</x>
     <y>661</y>
     <width>71</width>
     <height>41</height>
    </rect>
   </property>
   <property name="font">
    <font>
     <pointsize>10</pointsize>
    </font>
   </property>
   <property name="toolTip">
    <string/>
   </property>
   <property name="toolTipDuration">
    <number>10</number>
   </property>
   <property name="whatsThis">
    <string>&lt;html&gt;&lt;head/&gt;&lt;body&gt;&lt;p&gt;MyRailIO MQTT keep-alive supervision period (supervision of MQTT broker)&lt;/p&gt;&lt;/body&gt;&lt;/html&gt;</string>
   </property>
   <property name="decimals">
    <number>0</number>
   </property>
   <property name="minimum">
    <double>1.000000000000000</double>
   </property>
   <property name="value">
    <double>60.000000000000000</double>
   </property>
  </widget>
  <widget class="QLabel" name="mqttKeppAliveLabel">
   <property name="geometry">
    <rect>
     <x>540</x>
     <y>660</y>
     <width>221</width>
     <height>41</height>
    </rect>
   </property>
   <property name="font">
    <font>
     <pointsize>10</pointsize>
     <weight>75</weight>
     <bold>true</bold>
    </font>
   </property>
   <property name="whatsThis">
    <string>&lt;html&gt;&lt;head/&gt;&lt;body&gt;&lt;p&gt;MyRailIO MQTT keep-alive supervision period (supervision of MQTT broker)&lt;/p&gt;&lt;/body&gt;&lt;/html&gt;</string>
   </property>
   <property name="text">
    <string>MQTT Keep-alive (s):</string>
   </property>
   <property name="alignment">
    <set>Qt::AlignRight|Qt::AlignTrailing|Qt::AlignVCenter</set>
   </property>
  </widget>
  <widget class="Line" name="line_6">
   <property name="geometry">
    <rect>
     <x>10</x>
     <y>990</y>
     <width>841</width>
     <height>20</height>
    </rect>
   </property>
   <property name="orientation">
    <enum>Qt::Horizontal</enum>
   </property>
  </widget>
  <widget class="QLineEdit" name="rsyslogFileLineEdit">
   <property name="geometry">
    <rect>
     <x>249</x>
     <y>879</y>
     <width>541</width>
     <height>41</height>
    </rect>
   </property>
   <property name="font">
    <font>
     <pointsize>10</pointsize>
    </font>
   </property>
   <property name="toolTip">
    <string/>
   </property>
   <property name="toolTipDuration">
    <number>10</number>
   </property>
   <property name="whatsThis">
    <string>&lt;html&gt;&lt;head/&gt;&lt;body&gt;&lt;p&gt;MyRailIO RSyslog file&lt;/p&gt;&lt;/body&gt;&lt;/html&gt;</string>
   </property>
   <property name="text">
    <string>/var/log/jmri/myRailIO.log</string>
   </property>
  </widget>
  <widget class="QLabel" name="rsyslogFileLabel">
   <property name="geometry">
    <rect>
     <x>10</x>
     <y>878</y>
     <width>211</width>
     <height>41</height>
    </rect>
   </property>
   <property name="font">
    <font>
     <pointsize>10</pointsize>
     <weight>75</weight>
     <bold>true</bold>
    </font>
   </property>
   <property name="toolTip">
    <string/>
   </property>
   <property name="toolTipDuration">
    <number>10</number>
   </property>
   <property name="whatsThis">
    <string>&lt;html&gt;&lt;head/&gt;&lt;body&gt;&lt;p&gt;MyRailIO RSyslog file&lt;/p&gt;&lt;/body&gt;&lt;/html&gt;</string>
   </property>
   <property name="text">
    <string>RSyslog File:</string>
   </property>
  </widget>
  <widget class="QPushButton" name="rsysLogFileBrowsePushButton">
   <property name="geometry">
    <rect>
     <x>800</x>
     <y>869</y>
     <width>51</width>
     <height>61</height>
    </rect>
   </property>
   <property name="font">
    <font>
     <kerning>true</kerning>
    </font>
   </property>
   <property name="focusPolicy">
    <enum>Qt::StrongFocus</enum>
   </property>
   <property name="contextMenuPolicy">
    <enum>Qt::DefaultContextMenu</enum>
   </property>
   <property name="autoFillBackground">
    <bool>false</bool>
   </property>
   <property name="text">
    <string/>
   </property>
   <property name="icon">
    <iconset>
     <normaloff>../icons/directory.png</normaloff>../icons/directory.png</iconset>
   </property>
   <property name="iconSize">
    <size>
     <width>150</width>
     <height>35</height>
    </size>
   </property>
   <property name="autoDefault">
    <bool>false</bool>
   </property>
   <property name="flat">
    <bool>true</bool>
   </property>
  </widget>
  <widget class="QSpinBox" name="logRotateNoFilesSpinBox">
   <property name="geometry">
    <rect>
     <x>250</x>
     <y>940</y>
     <width>61</width>
     <height>41</height>
    </rect>
   </property>
   <property name="font">
    <font>
     <pointsize>10</pointsize>
    </font>
   </property>
   <property name="toolTip">
    <string>Number of RSyslog files used for log-rotation) </string>
   </property>
   <property name="toolTipDuration">
    <number>10</number>
   </property>
   <property name="whatsThis">
    <string>&lt;html&gt;&lt;head/&gt;&lt;body&gt;&lt;p&gt;Number of RSyslog files used for log-rotation &lt;/p&gt;&lt;/body&gt;&lt;/html&gt;</string>
   </property>
   <property name="minimum">
    <number>1</number>
   </property>
   <property name="maximum">
    <number>20</number>
   </property>
  </widget>
  <widget class="QLabel" name="logRotateFilesLabel">
   <property name="geometry">
    <rect>
     <x>10</x>
     <y>941</y>
     <width>211</width>
     <height>41</height>
    </rect>
   </property>
   <property name="font">
    <font>
     <pointsize>10</pointsize>
     <weight>75</weight>
     <bold>true</bold>
    </font>
   </property>
   <property name="whatsThis">
    <string>&lt;html&gt;&lt;head/&gt;&lt;body&gt;&lt;p&gt;Number of RSyslog files used for log-rotation &lt;/p&gt;&lt;/body&gt;&lt;/html&gt;</string>
   </property>
   <property name="text">
    <string>Logrotate # files:</string>
   </property>
  </widget>
  <widget class="QLineEdit" name="logRotateFileSizeLineEdit">
   <property name="geometry">
    <rect>
     <x>732</x>
     <y>940</y>
     <width>121</width>
     <height>41</height>
    </rect>
   </property>
   <property name="font">
    <font>
     <pointsize>10</pointsize>
    </font>
   </property>
   <property name="toolTip">
    <string/>
   </property>
   <property name="toolTipDuration">
    <number>10</number>
   </property>
   <property name="whatsThis">
    <string>&lt;html&gt;&lt;head/&gt;&lt;body&gt;&lt;p&gt;MyRailIO Logrotate file size&lt;/p&gt;&lt;/body&gt;&lt;/html&gt;</string>
   </property>
   <property name="text">
    <string>500</string>
   </property>
  </widget>
  <widget class="QLabel" name="logRotateFileSizeLabel">
   <property name="geometry">
    <rect>
     <x>320</x>
     <y>940</y>
     <width>391</width>
     <height>41</height>
    </rect>
   </property>
   <property name="font">
    <font>
     <pointsize>10</pointsize>
     <weight>75</weight>
     <bold>true</bold>
    </font>
   </property>
   <property name="whatsThis">
    <string>&lt;html&gt;&lt;head/&gt;&lt;body&gt;&lt;p&gt;MyRailIO Logrotate file size&lt;/p&gt;&lt;/body&gt;&lt;/html&gt;</string>
   </property>
   <property name="text">
    <string>Logrotate file size (KB):</string>
   </property>
   <property name="alignment">
    <set>Qt::AlignRight|Qt::AlignTrailing|Qt::AlignVCenter</set>
   </property>
  </widget>
  <widget class="QLabel" name="gitUriLabel">
   <property name="geometry">
    <rect>
     <x>10</x>
     <y>200</y>
     <width>211</width>
     <height>41</height>
    </rect>
   </property>
   <property name="font">
    <font>
     <pointsize>10</pointsize>
     <weight>75</weight>
     <bold>true</bold>
    </font>
   </property>
   <property name="whatsThis">
    <string>&lt;html&gt;&lt;head/&gt;&lt;body&gt;&lt;p&gt;Git repository URL or local Git path: Eg. &amp;quot;https://github.com/jonasbjurel/myConfig&amp;quot; or &amp;quot;local://myConfig&amp;quot;&lt;/p&gt;&lt;/body&gt;&lt;/html&gt;</string>
   </property>
   <property name="text">
    <string>git URI:</string>
   </property>
  </widget>
  <widget class="QComboBox" name="gitBranchComboBox">
   <property name="geometry">
    <rect>
     <x>250</x>
     <y>260</y>
     <width>201</width>
     <height>41</height>
    </rect>
   </property>
   <property name="font">
    <font>
     <pointsize>10</pointsize>
    </font>
   </property>
   <property name="toolTip">
    <string/>
   </property>
   <property name="toolTipDuration">
    <number>10</number>
   </property>
   <property name="whatsThis">
    <string>&lt;html&gt;&lt;head/&gt;&lt;body&gt;&lt;p&gt;git branch name.&lt;/p&gt;&lt;/body&gt;&lt;/html&gt;</string>
   </property>
   <property name="editable">
    <bool>false</bool>
   </property>
   <item>
    <property name="text">
     <string>Main</string>
    </property>
   </item>
  </widget>
  <widget class="QComboBox" name="gitTagComboBox">
   <property name="geometry">
    <rect>
     <x>650</x>
     <y>260</y>
     <width>201</width>
     <height>41</height>
    </rect>
   </property>
   <property name="font">
    <font>
     <pointsize>10</pointsize>
    </font>
   </property>
   <property name="toolTip">
    <string/>
   </property>
   <property name="toolTipDuration">
    <number>10</number>
   </property>
   <property name="whatsThis">
    <string>&lt;html&gt;&lt;head/&gt;&lt;body&gt;&lt;p&gt;git tag-, commit Id-, or commit tip.&lt;/p&gt;&lt;/body&gt;&lt;/html&gt;</string>
   </property>
   <property name="editable">
    <bool>false</bool>
   </property>
   <item>
    <property name="text">
     <string>Tip</string>
    </property>
   </item>
  </widget>
  <widget class="QLabel" name="gitTagLabel">
   <property name="geometry">
    <rect>
     <x>460</x>
     <y>259</y>
     <width>171</width>
     <height>41</height>
    </rect>
   </property>
   <property name="font">
    <font>
     <pointsize>10</pointsize>
     <weight>75</weight>
     <bold>true</bold>
    </font>
   </property>
   <property name="whatsThis">
    <string>&lt;html&gt;&lt;head/&gt;&lt;body&gt;&lt;p&gt;git tag-, commit Id-, or commit tip.&lt;/p&gt;&lt;/body&gt;&lt;/html&gt;</string>
   </property>
   <property name="text">
    <string>git tag:</string>
   </property>
   <property name="alignment">
    <set>Qt::AlignRight|Qt::AlignTrailing|Qt::AlignVCenter</set>
   </property>
  </widget>
  <widget class="QLabel" name="gitBranchLabel">
   <property name="geometry">
    <rect>
     <x>10</x>
     <y>270</y>
     <width>211</width>
     <height>41</height>
    </rect>
   </property>
   <property name="font">
    <font>
     <pointsize>10</pointsize>
     <weight>75</weight>
     <bold>true</bold>
    </font>
   </property>
   <property name="whatsThis">
    <string>&lt;html&gt;&lt;head/&gt;&lt;body&gt;&lt;p&gt;git branch name.&lt;/p&gt;&lt;/body&gt;&lt;/html&gt;</string>
   </property>
   <property name="text">
    <string>git branch:</string>
   </property>
  </widget>
  <widget class="QLineEdit" name="gitUrlLineEdit">
   <property name="geometry">
    <rect>
     <x>250</x>
     <y>200</y>
     <width>601</width>
     <height>41</height>
    </rect>
   </property>
   <property name="font">
    <font>
     <pointsize>10</pointsize>
    </font>
   </property>
   <property name="toolTip">
    <string/>
   </property>
   <property name="toolTipDuration">
    <number>10</number>
   </property>
   <property name="whatsThis">
    <string>&lt;html&gt;&lt;head/&gt;&lt;body&gt;&lt;p&gt;Git repository URL or local Git path: Eg. &amp;quot;https://github.com/jonasbjurel/myConfig&amp;quot; or &amp;quot;local://myConfig&amp;quot;&lt;/p&gt;&lt;/body&gt;&lt;/html&gt;</string>
   </property>
   <property name="text">
    <string>MyGit.github.com</string>
   </property>
  </widget>
  <widget class="Line" name="line_7">
   <property name="geometry">
    <rect>
     <x>10</x>
     <y>1220</y>
     <width>841</width>
     <height>20</height>
    </rect>
   </property>
   <property name="orientation">
    <enum>Qt::Horizontal</enum>
   </property>
  </widget>
  <widget class="QComboBox" name="timeZoneComboBox">
   <property name="geometry">
    <rect>
     <x>650</x>
     <y>740</y>
     <width>201</width>
     <height>41</height>
    </rect>
   </property>
   <property name="sizePolicy">
    <sizepolicy hsizetype="Minimum" vsizetype="Fixed">
     <horstretch>0</horstretch>
     <verstretch>0</verstretch>
    </sizepolicy>
   </property>
   <property name="font">
    <font>
     <pointsize>10</pointsize>
    </font>
   </property>
   <property name="toolTip">
    <string/>
   </property>
   <property name="toolTipDuration">
    <number>10</number>
   </property>
   <property name="whatsThis">
    <string>&lt;html&gt;&lt;head/&gt;&lt;body&gt;&lt;p&gt;&lt;span style=&quot; font-weight:400;&quot;&gt;MyRailIO Time Zone&lt;/span&gt;&lt;/p&gt;&lt;/body&gt;&lt;/html&gt;</string>
   </property>
   <property name="editable">
    <bool>true</bool>
   </property>
   <property name="currentText">
    <string>Europe/Stockholm</string>
   </property>
  </widget>
 </widget>
 <resources/>
 <connections/>
</ui>
